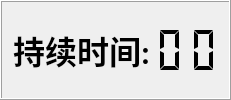
              <widget class="QFrame" name="frame">
               <property name="frameShape">
                <enum>QFrame::Box</enum>
               </property>
               <property name="frameShadow">
                <enum>QFrame::Raised</enum>
               </property>
               <layout class="QGridLayout" name="gridLayout">
                <item row="0" column="0">
                 <widget class="QLabel" name="label_5">
                  <property name="font">
                   <font>
                    <family>Calibri</family>
                    <pointsize>24</pointsize>
                    <weight>75</weight>
                    <bold>true</bold>
                   </font>
                  </property>
                  <property name="text">
                   <string>持续时间:</string>
                  </property>
                  <property name="alignment">
                   <set>Qt::AlignCenter</set>
                  </property>
                 </widget>
                </item>
                <item row="0" column="1">
                 <widget class="QLCDNumber" name="lcdNumber">
                  <property name="sizePolicy">
                   <sizepolicy hsizetype="Minimum" vsizetype="Minimum">
                    <horstretch>0</horstretch>
                    <verstretch>0</verstretch>
                   </sizepolicy>
                  </property>
                  <property name="sizeIncrement">
                   <size>
                    <width>0</width>
                    <height>0</height>
                   </size>
                  </property>
                  <property name="font">
                   <font>
                    <stylestrategy>PreferDefault</stylestrategy>
                    <kerning>true</kerning>
                   </font>
                  </property>
                  <property name="layoutDirection">
                   <enum>Qt::LeftToRight</enum>
                  </property>
                  <property name="inputMethodHints">
                   <set>Qt::ImhNone</set>
                  </property>
                  <property name="frameShape">
                   <enum>QFrame::NoFrame</enum>
                  </property>
                  <property name="frameShadow">
                   <enum>QFrame::Raised</enum>
                  </property>
                  <property name="lineWidth">
                   <number>1</number>
                  </property>
                  <property name="smallDecimalPoint">
                   <bool>false</bool>
                  </property>
                  <property name="digitCount">
                   <number>1</number>
                  </property>
                  <property name="segmentStyle">
                   <enum>QLCDNumber::Flat</enum>
                  </property>
                  <property name="intValue" stdset="0">
                   <number>0</number>
                  </property>
                 </widget>
                </item>
                <item row="0" column="2">
                 <widget class="QLCDNumber" name="lcdNumber_2">
                  <property name="sizePolicy">
                   <sizepolicy hsizetype="Minimum" vsizetype="Minimum">
                    <horstretch>0</horstretch>
                    <verstretch>0</verstretch>
                   </sizepolicy>
                  </property>
                  <property name="sizeIncrement">
                   <size>
                    <width>0</width>
                    <height>0</height>
                   </size>
                  </property>
                  <property name="font">
                   <font>
                    <stylestrategy>PreferDefault</stylestrategy>
                    <kerning>true</kerning>
                   </font>
                  </property>
                  <property name="layoutDirection">
                   <enum>Qt::LeftToRight</enum>
                  </property>
                  <property name="inputMethodHints">
                   <set>Qt::ImhNone</set>
                  </property>
                  <property name="frameShape">
                   <enum>QFrame::NoFrame</enum>
                  </property>
                  <property name="frameShadow">
                   <enum>QFrame::Raised</enum>
                  </property>
                  <property name="lineWidth">
                   <number>1</number>
                  </property>
                  <property name="smallDecimalPoint">
                   <bool>false</bool>
                  </property>
                  <property name="digitCount">
                   <number>1</number>
                  </property>
                  <property name="segmentStyle">
                   <enum>QLCDNumber::Flat</enum>
                  </property>
                  <property name="intValue" stdset="0">
                   <number>0</number>
                  </property>
                 </widget>
                </item>
               </layout>
              </widget>
